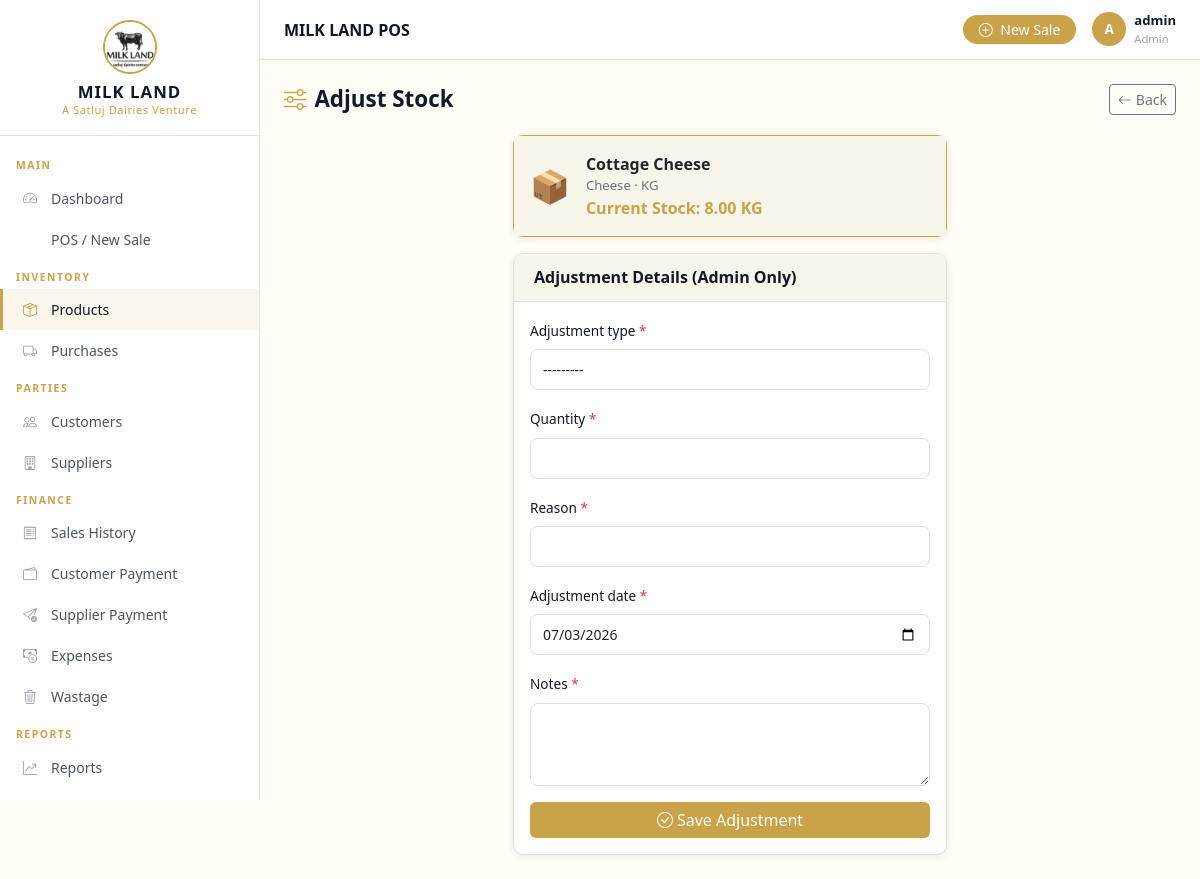
The app's page /products/16/adjust-stock/ (signed in) with its own data.
### apps/products/models.py (models this page shows, shortened)
class Product(models.Model):
    UNIT_CHOICES = [
        ('KG', 'KG'),
        ('Gram', 'Gram'),
        ('Litre', 'Litre'),
        ('Piece', 'Piece'),
        ('Jar', 'Jar'),
        ('Bottle', 'Bottle'),
        ('Glass', 'Glass'),
        ('Glass/Bottle', 'Glass/Bottle'),
        ('250ml Bottle', '250ml Bottle'),
        ('250 Gram', '250 Gram'),
        ('Other', 'Other'),
    ]
    name = models.CharField(max_length=200)
    category = models.ForeignKey(Category, on_delete=models.SET_NULL, null=True, blank=True, related_name='products')
    unit_type = models.CharField(max_length=50, choices=UNIT_CHOICES, default='KG')
    purchase_price = models.DecimalField(max_digits=10, decimal_places=2, default=Decimal('0.00'))
    sale_price = models.DecimalField(max_digits=10, decimal_places=2, default=Decimal('0.00'))
    current_stock = models.DecimalField(max_digits=10, decimal_places=2, default=Decimal('0.00'))
    minimum_stock_level = models.DecimalField(max_digits=10, decimal_places=2, default=Decimal('5.00'))
    expiry_date = models.DateField(null=True, blank=True)
    is_active = models.BooleanField(default=True)
    created_at = models.DateTimeField(auto_now_add=True)
    updated_at = models.DateTimeField(auto_now=True)
    updated_by = models.ForeignKey(User, on_delete=models.SET_NULL, null=True, blank=True)
    class Meta:
        ordering = ['name']

class Category(models.Model):
    name = models.CharField(max_length=200)
    description = models.TextField(blank=True)
    is_active = models.BooleanField(default=True)
    created_at = models.DateTimeField(auto_now_add=True)
    updated_at = models.DateTimeField(auto_now=True)
    class Meta:
        verbose_name_plural = 'Categories'
        ordering = ['name']

### apps/products/views.py (the view)
# urls.py: path('<int:pk>/adjust-stock/', views.stock_adjust, name='adjust_stock'),
@login_required
def stock_adjust(request, pk):
    if not request.user.is_staff:
        messages.error(request, 'Only admin can adjust stock manually.')
        return redirect('products:detail', pk=pk)
    product = get_object_or_404(Product, pk=pk)
    if request.method == 'POST':
        form = StockAdjustmentForm(request.POST)
        if form.is_valid():
            with transaction.atomic():
                adj = form.save(commit=False)
                adj.product = product
                adj.adjusted_by = request.user
                qty = adj.quantity
                if adj.adjustment_type == 'Increase':
                    product.current_stock += qty
                else:
                    if product.current_stock < qty:
                        messages.error(request, 'Cannot decrease stock below zero.')
                        return render(request, 'products/stock_adjust.html', {'form': form, 'product': product})
                    product.current_stock -= qty
                product.save()
                adj.save()
                messages.success(request, f'Stock adjusted: {adj.adjustment_type} {qty} {product.unit_type}.')
                return redirect('products:detail', pk=pk)
    else:
        form = StockAdjustmentForm(initial={'adjustment_date': timezone.localdate()})
    return render(request, 'products/stock_adjust.html', {'form': form, 'product': product})

### apps/products/forms.py
class StockAdjustmentForm(forms.ModelForm):
    class Meta:
        model = StockAdjustment
        fields = ['adjustment_type', 'quantity', 'reason', 'adjustment_date', 'notes']
        widgets = {
            'adjustment_type': forms.Select(attrs={'class': 'form-select'}),
            'quantity': forms.NumberInput(attrs={'class': 'form-control', 'step': '0.01', 'min': '0.01'}),
            'reason': forms.TextInput(attrs={'class': 'form-control'}),
            'adjustment_date': forms.DateInput(attrs={'class': 'form-control', 'type': 'date'}),
            'notes': forms.Textarea(attrs={'class': 'form-control', 'rows': 3}),
        }

### apps/core/context_processors.py (called while the page is built)
def business_settings(request):
    settings = BusinessSettings.get_settings()
    return {'business': settings}

### apps/core/models.py (called while the page is built)
    @classmethod
    def get_settings(cls):
        obj, _ = cls.objects.get_or_create(pk=1)
        return obj

### templates/products/stock_adjust.html (shortened to what this page needs)
{% extends 'base.html' %}
{% block content %}
<div class="page-header">
  <h1><i class="bi bi-sliders me-2 text-gold"></i>Adjust Stock</h1>
  <a href="{% url 'products:detail' product.pk %}" class="btn btn-outline-secondary btn-sm"><i class="bi bi-arrow-left me-1"></i>Back</a>
</div>
<div class="row justify-content-center">
  <div class="col-md-6">
    <div class="card mb-3" style="border-color:var(--accent-gold);">
      <div class="card-body" style="background:var(--soft-cream);">
        <div class="d-flex align-items-center gap-3">
          <div style="font-size:2rem;">📦</div>
          <div>
            <div style="font-weight:700;font-size:1rem;">{{ product.name }}</div>
            <div style="font-size:0.82rem;color:var(--text-light);">{{ product.category.name|default:"" }} · {{ product.unit_type }}</div>
            <div style="font-weight:700;color:var(--accent-gold);">Current Stock: {{ product.current_stock }} {{ product.unit_type }}</div>
          </div>
        </div>
      </div>
    </div>
    <div class="card">
      <div class="card-header"><h6>Adjustment Details (Admin Only)</h6></div>
      <div class="card-body">
        <form method="post">
          {% for field in form %}
          <div class="mb-3">
            <label class="form-label">{{ field.label }} <span class="text-danger">*</span></label>
            {{ field }}
          </div>
          {% endfor %}
          <button type="submit" class="btn btn-gold w-100">
            <i class="bi bi-check-circle me-1"></i>Save Adjustment
          </button>
        </form>
      </div>
    </div>
  </div>
</div>
{% endblock %}

### templates/partials/navbar.html (shortened to what this page needs)
{% load static %}
<header class="top-navbar">
  <div class="d-flex align-items-center gap-3">
    <span class="page-title">{% block navbar_title %}MILK LAND POS{% endblock %}</span>
  </div>
  <div class="navbar-right">
    <a href="{% url 'sales:pos' %}" class="btn btn-sm btn-gold rounded-pill px-3">
      <i class="bi bi-plus-circle me-1"></i> New Sale
    </a>
    <div class="navbar-user">
      <div class="user-avatar">{{ user.username|first|upper }}</div>
      <div>
        <div style="font-size:0.82rem;font-weight:600;">{{ user.get_full_name|default:user.username }}</div>
        <div style="font-size:0.7rem;color:#9CA3AF;">{% if user.is_staff %}Admin{% else %}Sales Staff{% endif %}</div>
      </div>
    </div>
  </div>
</header>

### static/css/style.css (style rules this page uses)
:root { --primary-dark: #111827; --secondary-dark: #1F2937; --cream-bg: #FFFDF5; --soft-cream: #F8F5EA; --accent-gold: #C9A24A; --success-green: #2E8B57; --border-color: #E5E0D1; --danger-red: #DC3545; --sidebar-width: 260px; --sidebar-bg: #111827; --navbar-height: 60px; --text-light: #6B7280; --text-dark: #111827; --card-shadow: 0 2px 8px rgba(0,0,0,0.08); }
* { box-sizing: border-box; }
body { font-family: 'Segoe UI', system-ui, -apple-system, sans-serif; background-color: var(--cream-bg); color: var(--text-dark); margin: 0; }
.top-navbar { position: sticky; top: 0; height: var(--navbar-height); background: #fff; border-bottom: 1px solid var(--border-color); display: flex; align-items: center; justify-content: space-between; padding: 0 24px; z-index: 100; box-shadow: 0 1px 4px rgba(0,0,0,0.06); }
.top-navbar .page-title { font-weight: 600; font-size: 1rem; color: var(--text-dark); }
.top-navbar .navbar-right { display: flex; align-items: center; gap: 16px; }
.navbar-user { display: flex; align-items: center; gap: 8px; font-size: 0.85rem; color: var(--text-dark); }
.navbar-user .user-avatar { width: 34px; height: 34px; border-radius: 50%; background: var(--accent-gold); display: flex; align-items: center; justify-content: center; color: #fff; font-weight: 700; font-size: 0.85rem; }
.card { border: 1px solid var(--border-color); border-radius: 10px; box-shadow: var(--card-shadow); background: #fff; }
.card-header { background: var(--soft-cream); border-bottom: 1px solid var(--border-color); border-radius: 10px 10px 0 0 !important; padding: 14px 20px; }
.card-header h5, .card-header h6 { margin: 0; font-weight: 600; color: var(--text-dark); }
.btn-gold { background: var(--accent-gold); color: #fff; border: none; }
.form-control, .form-select { border: 1px solid var(--border-color); border-radius: 8px; padding: 9px 12px; font-size: 0.875rem; background: #fff; transition: border-color 0.2s, box-shadow 0.2s; }
.form-label { font-weight: 500; font-size: 0.85rem; color: var(--text-dark); }
.page-header { display: flex; align-items: center; justify-content: space-between; margin-bottom: 20px; flex-wrap: wrap; gap: 12px; }
.page-header h1 { font-size: 1.4rem; font-weight: 700; color: var(--text-dark); margin: 0; }
.text-gold { color: var(--accent-gold) !important; }

### records on screen
Product: name "Cottage Cheese", category.name "Cheese", unit_type "KG", current_stock "8.00"

### other values on screen
{{ user.username|first|upper }} "A"
{{ user.get_full_name|default:user.username }} "admin"
{{ field.label }} "Adjustment type" "Quantity" "Reason" "Adjustment date" "Notes"
